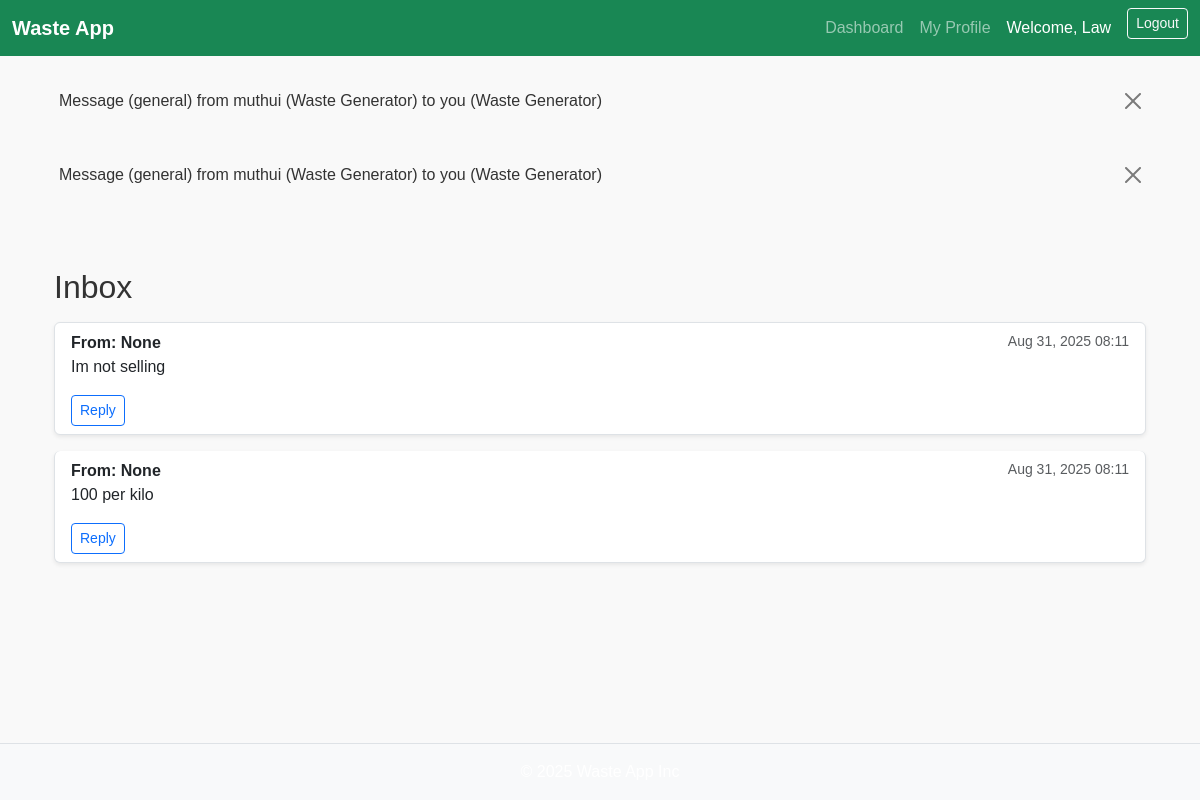
The page /messages/inbox/ (signed in) on the database as committed earlier.
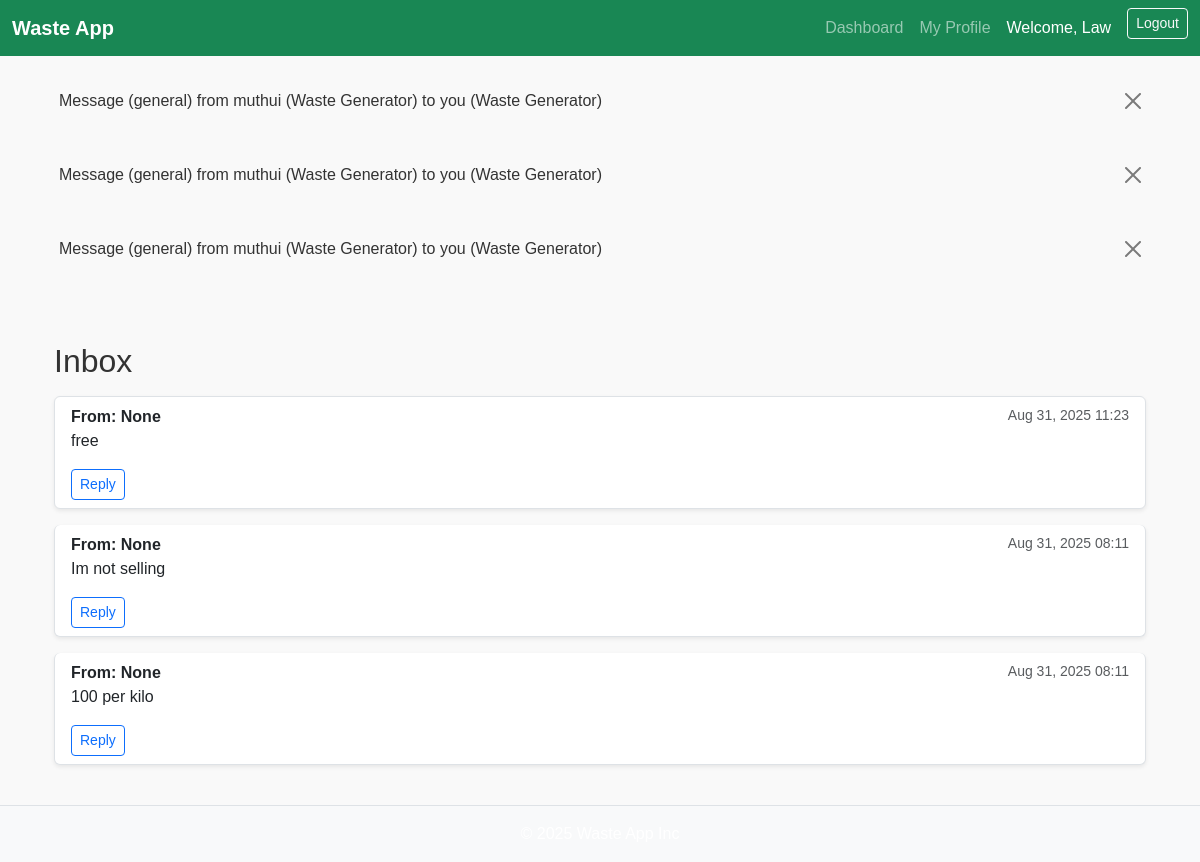
The same page on the database as committed later.
### messaging/models.py (models this page shows, shortened)
class Message(models.Model):
    sender = models.ForeignKey(
        settings.AUTH_USER_MODEL,
        related_name="sent_messages",
        on_delete=models.CASCADE
    )
    receiver = models.ForeignKey(
        settings.AUTH_USER_MODEL,
        related_name="received_messages",
        on_delete=models.CASCADE
    )
    waste_post = models.ForeignKey(
        WastePost,
        related_name="messages",
        on_delete=models.CASCADE,
        null=True,
        blank=True
    )
    content = models.TextField()
    timestamp = models.DateTimeField(auto_now_add=True)
    def __str__(self):
        if self.waste_post:
            return f"Message (waste-related) from {self.sender} to {self.receiver}"
        return f"Message (general) from {self.sender} to {self.receiver}"

### core/models.py (models this page shows, shortened)
class CustomUser(AbstractUser):
    ROLE_CHOICES = ( ('generator', 'Waste Generator'),
                    ('recycler', 'Recycler'),
                    )
    role = models.CharField(max_length=20, choices=ROLE_CHOICES)
    phone_number = models.CharField(max_length=15, blank=True, null=True)
    username = None
    email = models.EmailField(unique=True)
    USERNAME_FIELD = 'email'
    REQUIRED_FIELDS = []
    objects = CustomUserManager()
    def __str__(self):
        prefix = self.email.split('@')[0]
        role = self.get_role_display() if self.role else ""
        return f"{prefix} ({role})" if role else prefix

### messaging/views.py (the view)
# urls.py: path("inbox/", views.inbox, name="inbox"),
@login_required
def inbox(request):
    messages = Message.objects.filter(receiver=request.user).select_related("sender").order_by("-timestamp")
    return render(request, "messaging/inbox.html", {"messages": messages})

### messaging/templates/messaging/inbox.html (shortened to what this page needs)
{% extends "base.html" %}
{% block content %}
<div class="container mt-4">
    <h2 class="mb-3">Inbox</h2>
    {% if messages %}
        <div class="list-group">
            {% for msg in messages %}
                <div class="list-group-item mb-3 shadow-sm rounded">
                    <div class="d-flex justify-content-between">
                        <strong>From: {{ msg.sender.username }}</strong>
                        <small class="text-muted">{{ msg.timestamp|date:"M d, Y H:i" }}</small>
                    </div>
                    <p>{{ msg.content }}</p>
                    <div>
                        <a href="{% url 'send_message' receiver_id=msg.sender.id %}" class="btn btn-sm btn-outline-primary">
                            Reply
                        </a>
                    </div>
                </div>
            {% endfor %}
        </div>
    {% else %}
        <p class="text-muted">No messages yet.</p>
    {% endif %}
</div>
{% endblock %}

### templates/base.html (shortened to what this page needs)
{% load static %}
<!DOCTYPE html>
<html lang="en">
<head>
    <link href="https://cdn.jsdelivr.net/npm/bootstrap@5.3.3/dist/css/bootstrap.min.css" rel="stylesheet">
    <link rel="stylesheet" href="{% static 'css/styles.css' %}">
</head>
<body class="d-flex flex-column min-vh-100">
    <nav class="navbar navbar-expand-lg navbar-dark bg-success">
        <div class="container-fluid">
            <a class="navbar-brand fw-bold" href="{% url 'dashboard' %}">Waste App</a>
            <div class="collapse navbar-collapse" id="navbarNav">
                <ul class="navbar-nav ms-auto">
                    {% if user.is_authenticated %}
                        <li class="nav-item">
                            <a class="nav-link" href="{% url 'dashboard' %}">Dashboard</a>
                        </li>
                        <li class="nav-item">
                            <a class="nav-link" href="{% url 'profile' %}">My Profile</a>
                        </li>
                        <li class="nav-item d-flex align-items-center text-white px-2">
                            Welcome, {{ user.first_name|default:user.email }}
                        </li>
                        <li class="nav-item">
                            <form method="post" action="{% url 'logout' %}" class="d-inline">
                                <button type="submit" class="btn btn-sm btn-outline-light ms-2">Logout</button>
                            </form>
                        </li>
                    {% endif %}
                </ul>
            </div>
        </div>
    </nav>
    <div class="container mt-3">
        {% if messages %}
            {% for message in messages %}
                <div class="alert alert-{{ message.tags }} alert-dismissible fade show" role="alert">
                    {{ message }}
                    <button type="button" class="btn-close" data-bs-dismiss="alert" aria-label="Close"></button>
                </div>
            {% endfor %}
        {% endif %}
    </div>
    <main class="container my-4 flex-grow-1">
        {% block content %}{% endblock %}
    </main>
    <footer class="bg-light text-center py-3 mt-auto border-top">
        <p class="mb-0">&copy; 2025 Waste App Inc</p>
    </footer>
</body>
</html>

Rows that differ between the two databases and show on the page:
added Message: waste_post+sender+receiver "Message (general) from muthui (Waste Generator) to you (Waste Generator)", sender.username "None", timestamp "Aug 31, 2025 11:23", content "free"
